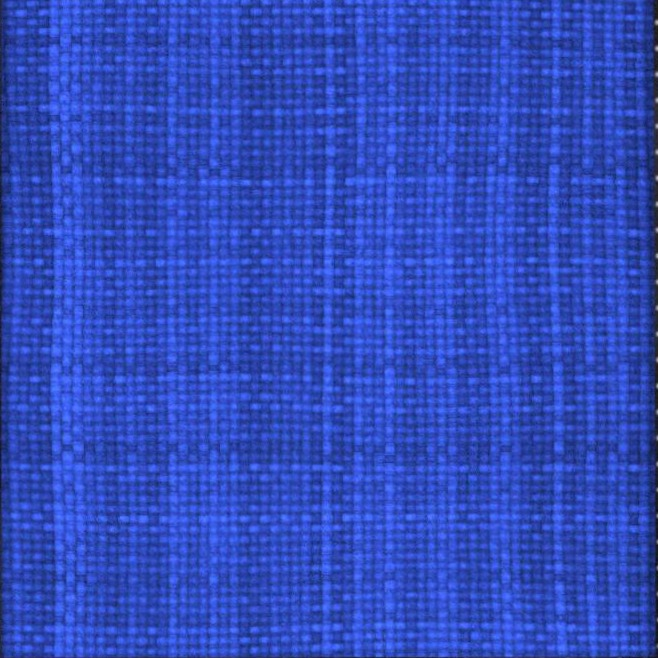
#> input picture annotation_tool/demo/data/crops/801.jpg, 658 x 658 px
$ python -i v1_pairs.py   (imports and definitions only)
#> lines starting #> are read from the running program, lines starting #| are printed output that depends on the picture
#> further down, picture is the input picture: shape (658, 658, 3); mean B, G, R 188.6, 75.1, 47.8
"""Check 1c: large side-by-side for the samples still ambiguous by eye: AUG | candidate A | candidate B
(CLAHE grey, low-passed sigma 1.5 at 330 px so glare/defect layout and weave are both visible)."""
import os, sys, cv2, numpy as np
HERE = os.path.dirname(os.path.abspath(__file__)); AUG = os.path.dirname(HERE); ROOT = os.path.dirname(AUG)
TOOL = os.path.join(ROOT, "annotation_tool", "data", "crops"); CROPS = os.path.join(AUG, "crops")
T = 326
def prep(im):
    g = cv2.cvtColor(im, cv2.COLOR_BGR2GRAY)
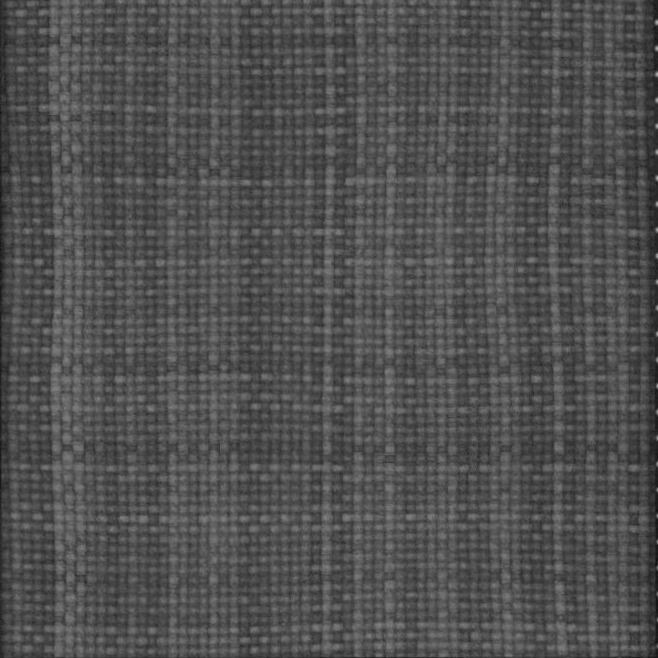
#> g: shape (658, 658); min 15, max 177, mean 79.9
    g = cv2.resize(g, (T, T), interpolation=cv2.INTER_AREA)
#> g: shape (326, 326)
    g = cv2.createCLAHE(3.0, (4, 4)).apply(g)
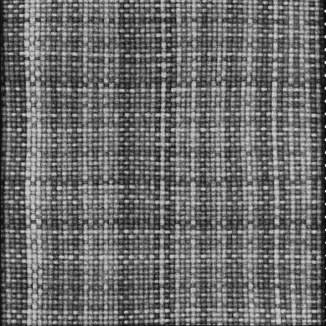
#> g: shape (326, 326); min 8, max 221, mean 106.6
    return cv2.cvtColor(g, cv2.COLOR_GRAY2BGR)
def lab(im, s):
    im = im.copy(); cv2.putText(im, s, (4, 20), cv2.FONT_HERSHEY_SIMPLEX, 0.6, (0, 0, 0), 3); cv2.putText(im, s, (4, 20), cv2.FONT_HERSHEY_SIMPLEX, 0.6, (0, 255, 255), 1); return im
rows = []
# [6 lines not run here, left out]

>>> import cv2
>>> picture = cv2.imread('../../annotation_tool/demo/data/crops/801.jpg')
>>> result = prep(picture)
